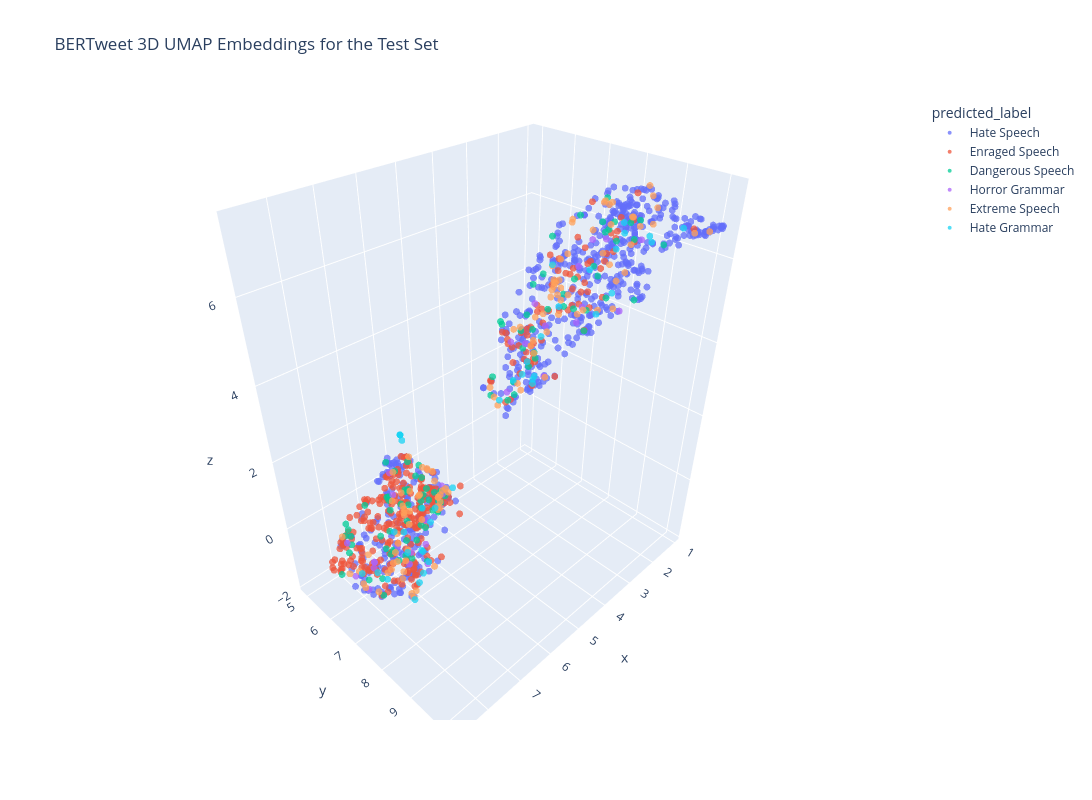

The cell this chart's notebook holds for it:
### Code cell
fig = px.scatter_3d(
    df_vis,
    x="x_3d",
    y="y_3d",
    z="z_3d",

    color="predicted_label",

    hover_data={
        "tweet": True,
        "true_label": True,
        "predicted_label": True,
        "x_3d": False,
        "y_3d": False,
        "z_3d": False
    },

    title="BERTweet 3D UMAP Embeddings for the Test Set",
    width=1600,
    height=800
)

fig.update_traces(marker=dict(size=4, opacity=0.75))

fig.update_layout(
    scene=dict(
        xaxis_title="x",
        yaxis_title="y",
        zaxis_title="z"
    )
)
# Save visualization
fig.write_html("../reports/figures/embeddings_3d.html", include_plotlyjs="cdn")

fig.show()

### Figure 1 — Plotly figure (JSON) as saved in the notebook; plotly's stock layout.template omitted (floating-point values rounded to 4 significant figures; data arrays with more than 128 entries replaced by an {"elided": "..."} marker saying what was removed)
{"data": [{"customdata": {"elided": "671x3 str values"}, "hovertemplate": "predicted_label=%{customdata[2]}<br>tweet=%{customdata[0]}<br>true_label=%{customdata[1]}<extra></extra>", "legendgroup": "Hate Speech", "marker": {"color": "#636efa", "opacity": 0.75, "size": 4, "symbol": "circle"}, "mode": "markers", "name": "Hate Speech", "scene": "scene", "showlegend": true, "type": "scatter3d", "x": {"elided": "671 float values"}, "y": {"elided": "671 float values"}, "z": {"elided": "671 float values"}}, {"customdata": {"elided": "301x3 str values"}, "hovertemplate": "predicted_label=%{customdata[2]}<br>tweet=%{customdata[0]}<br>true_label=%{customdata[1]}<extra></extra>", "legendgroup": "Enraged Speech", "marker": {"color": "#EF553B", "opacity": 0.75, "size": 4, "symbol": "circle"}, "mode": "markers", "name": "Enraged Speech", "scene": "scene", "showlegend": true, "type": "scatter3d", "x": {"elided": "301 float values"}, "y": {"elided": "301 float values"}, "z": {"elided": "301 float values"}}, {"customdata": {"elided": "95x3 str values"}, "hovertemplate": "predicted_label=%{customdata[2]}<br>tweet=%{customdata[0]}<br>true_label=%{customdata[1]}<extra></extra>", "legendgroup": "Dangerous Speech", "marker": {"color": "#00cc96", "opacity": 0.75, "size": 4, "symbol": "circle"}, "mode": "markers", "name": "Dangerous Speech", "scene": "scene", "showlegend": true, "type": "scatter3d", "x": [2.501, 4.035, 4.523, 4.453, 4.116, 7.555, 4.658, 3.4, 3.578, 3.958, 4.141, 6.652, 5.946, 7.876, 6.837, 4.733, 5.595, 1.889, 8.243, 8.063, 4.788, 6.197, 2.536, 6.191, 2.154, 3.271, 2.501, 7.218, 8.035, 6.139, 2.417, 1.896, 6.335, 3.593, 3.861, 6.748, 3.662, 6.733, 3.015, 6.085, 8.161, 5.599, 4.615, 7.612, 8.499, 7.391, 6.982, 5.168, 2.97, 6.893, 6.357, 6.213, 6.492, 3.75, 2.077, 6.686, 3.052, 5.601, 6.425, 7.677, 7.026, 6.085, 4.504, 6.314, 3.676, 8.133, 5.179, 5.383, 6.27, 5.427, 7.558, 6.079, 1.844, 4.258, 2.985, 6.712, 8.066, 4.424, 7.301, 6.835, 6.822, 6.67, 5.389, 3.607, 5.905, 4.322, 7.329, 8.163, 2.113, 3.213, 6.176, 6.618, 6.831, 3.141, 6.51], "y": [8.317, 8.555, 7.327, 7.614, 7.838, 5.887, 7.846, 8.886, 7.425, 7.8, 8.919, 6.119, 6.559, 6.703, 7.084, 7.723, 6.117, 8.631, 6.235, 5.855, 7.248, 6.222, 8.257, 6.159, 8.046, 8.551, 9.736, 6.532, 6.406, 5.571, 7.572, 8.506, 5.467, 8.219, 7.856, 6.465, 7.406, 6.139, 8.984, 5.959, 5.917, 5.482, 7.13, 6.807, 6.015, 6.311, 6.081, 5.744, 7.293, 5.905, 5.621, 6.36, 5.307, 7.229, 7.77, 5.532, 8.802, 5.79, 6.641, 7.025, 5.566, 5.469, 7.266, 6.089, 9.334, 5.912, 5.79, 6.004, 6.875, 5.959, 6.243, 6.718, 8.053, 7.794, 9.527, 7.009, 5.91, 7.786, 6.538, 6.481, 5.688, 5.587, 5.453, 8.829, 5.438, 7.935, 7.219, 5.881, 8.882, 7.46, 7.133, 6.859, 6.623, 8.097, 7.075], "z": [6.473, 5.684, 4.718, 3.365, 4.636, 0.5862, 3.233, 5.974, 3.664, 3.836, 5.53, -1.025, -0.1955, -1.57, 1.037, 3.058, -0.6571, 6.225, 0.32, 0.1392, 2.993, -0.1501, 6.687, -0.7834, 7.044, 4.549, 6.614, -0.9992, -1.146, -0.07886, 6.615, 6.561, 0.647, 5.126, 5.832, 0.4593, 5.379, -1.485, 6.622, 0.6388, -0.5029, 0.4141, 3.351, -0.2966, -0.8999, -0.6421, 1.655, -0.6261, 6.225, 0.4419, -0.3197, 0.9076, -0.3095, 3.768, 5.403, 0.05767, 6.822, -0.553, 0.678, 0.04491, -0.9997, -0.1127, 4.753, -1.274, 5.748, 0.4042, -0.4939, -0.647, 0.803, -0.5922, -1.599, -0.04544, 6.442, 5.02, 5.527, 0.0719, -0.3096, 4.707, -0.5899, 0.00803, -0.8878, -0.3446, -0.5097, 5.268, 0.6771, 3.845, -0.3375, 0.03105, 6.774, 4.638, 0.7975, -1.228, 1.082, 5.559, 0.5265]}, {"customdata": [["hey libtards if you're an illegalaliens and you commit a crime such as this in the usa there should be no trial. you should be publicly returned to society and we the people should be able to decide your punishment.", "Hate Speech", "Horror Grammar"], ["well explained for the typical lunatics doing a great job you are the hero. exposed the real criminals time for arrests. get it done. arrest them", "Hate Speech", "Horror Grammar"], ["it's not just the uk!!! police arrest man in michigan for facebook post. banislaminamerica", "Hate Speech", "Horror Grammar"], ["time to revoke visas and deport these anti-american agitators!", "Hate Speech", "Horror Grammar"], ["no. 1 it\\'s an hispanic act\\ written by hispanics\\ written for hispanics\\ and even given an hispanic name!!! get these people out of our government!!! noamnesty", "Hate Speech", "Horror Grammar"], ["also deport the so-called americans if they want to live under sharia.", "Hate Speech", "Horror Grammar"], ["great day to deport some illegals it sounds like!", "Hate Speech", "Horror Grammar"], ["if youre angry your job doesnt pay enough or your bills keep going up\\ remember that felon trump got $38b 2 over pay 4 warehouses across the us 2 be used as prisons 4 illegal /dhs agents 2 hold ppl in inhumane conditions while violating their rights", "Hate Speech", "Horror Grammar"], ["streamline it &amp; impeach the judges! deport the entire class of illegals! if they came illegally the need to go! no amnesty! quit rewarding criminals!", "Hate Speech", "Horror Grammar"], ["yes. i think all the ilegals need to be deported immediately\\ and any judge that interferes with or any congressman that interferes with funding ice... they need to be removed from their position or jailed", "Hate Speech", "Horror Grammar"], ["nah, hes blessing the usa ice agency that is arresting and deporting millions of illegals trump2025", "Hate Speech", "Horror Grammar"], ["they should all be deported and put in jail in pakistan.", "Hate Speech", "Horror Grammar"], ["do the millions of mass deportations we voted for\\ end opt\\ end h4 chain migration visas and end this stupid fucking war with iran. we voted for peace not war! americafirst", "Extreme Speech", "Horror Grammar"], ["ohh wow! demtards, read it and weep. we could have partnered to deport your beloved criminals, but nah, could even afford to loose their cheating votes. so now???", "Hate Speech", "Horror Grammar"], ["yup! securetheborders enforceimmigrationlaws selfdeport the democrats should be encouraging illegal aliens to self-deport. if deports them they are banned for life and if they re-enter it is a felony.", "Horror Grammar", "Horror Grammar"], ["\"u.s. immigration and customs enforcement has said they\\'re going to arrest \\\"dissenters\\\" who criticize . ok\\ ice. fuck you. come and get me.", "Hate Speech", "Horror Grammar"], ["winning! how dare these losers with their false sense of entitlement! we can't get rid of them fast enough.", "Hate Speech", "Horror Grammar"], ["hamas men women children convicted in killing jews sentenced to 1111 years to life in prison and to death in the future $spy", "Hate Speech", "Horror Grammar"], ["the doublestandards are outrageous! members of the leftwaffe seems to think they have the right to be violent or even kill people they disagree with!", "Hate Speech", "Horror Grammar"], ["defund now. time to fire these thugs who brutalize &amp; terrorize americans across our country. they\\'ve killed people in minnesota &amp; all is forgiven. this is s gestapo he\\'s america\\'s hitler degenerate", "Hate Speech", "Horror Grammar"], ["stop them from enforcing decades-old laws to remove criminal illegals? try again, crazy grandpa!", "Hate Speech", "Horror Grammar"], ["that\\'s rich coming from who was probably both aware of &amp; involved in a massive $billion fraud scheme in mn run by mostly somalis. used the funds &amp; now needs more to find &amp; deport the millions of illegal aliens biden\\'s open borders let in &amp; democrats gave sanctuary.", "Horror Grammar", "Horror Grammar"], ["we are a nation that's tired of this bs. we are *done* playing with these criminals.", "Hate Speech", "Horror Grammar"], ["\"\\\"ice officer who shot minnesota protester reassigned amid stalled investigation\\\" minnesota justiceforreneegood\"", "Hate Speech", "Horror Grammar"], ["more immigrants and old libtards killing and destroying the lives of our own.", "Hate Speech", "Horror Grammar"], ["muslims hate us christians n want to eradicate us....the sooner everyone finally figures that out the faster we can get these ppl outta here!!", "Hate Grammar", "Horror Grammar"], ["and so do fake republicans like maria salazar! kick her out of the party! they all must go! no amnesty!", "Enraged Speech", "Horror Grammar"], ["hopefully this is hezbollahs last stand in southern lebanon and the idf can clear them out of bint jbeil, fuckhezbollah", "Enraged Speech", "Horror Grammar"], ["you never mention hamas are paid by iran to kill jews. theyve been in charge of gaza since 2004. they oppress the people, palestine is not a people. hamas / iran has attacked israel for 47 years, oct 7th was done in name of islam who scripture say to kill jews and christians", "Hate Speech", "Horror Grammar"], ["they shouldn't even be in your country. your government has failed the japanese people.", "Hate Speech", "Horror Grammar"], ["and if you don\\'t deport illegals they will get amnesty or a service industry job. stop with the bull. just", "Hate Speech", "Horror Grammar"]], "hovertemplate": "predicted_label=%{customdata[2]}<br>tweet=%{customdata[0]}<br>true_label=%{customdata[1]}<extra></extra>", "legendgroup": "Horror Grammar", "marker": {"color": "#ab63fa", "opacity": 0.75, "size": 4, "symbol": "circle"}, "mode": "markers", "name": "Horror Grammar", "scene": "scene", "showlegend": true, "type": "scatter3d", "x": [5.453, 6.818, 2.93, 2.53, 6.76, 3.497, 3.626, 7.533, 7.169, 6.269, 4.2, 1.856, 7.489, 8.177, 5.567, 8.384, 4.691, 6.678, 5.61, 8.148, 3.68, 7.939, 3.897, 7.036, 4.068, 5.485, 4.076, 7.253, 6.867, 3.186, 3.792], "y": [6.175, 7.134, 8.336, 8.381, 6.433, 8.467, 8.73, 5.927, 6.465, 6.452, 7.286, 8.789, 5.872, 6.591, 5.759, 6.436, 7.66, 6.924, 6.351, 5.868, 7.24, 6.536, 8.821, 6.26, 7.836, 6.023, 8.156, 6.616, 6.456, 9.338, 7.923], "z": [-0.2014, -0.9648, 6.441, 6.351, -1.134, 6.078, 5.31, -1.276, -0.622, -0.3693, 4.137, 6.255, -1.357, -1.205, 0.4154, -0.7199, 3.227, -0.5608, 0.2704, -0.2279, 3.858, -0.7119, 5.097, 1.478, 5.225, -0.7439, 4.829, 1.181, -1.451, 5.283, 3.351]}, {"customdata": {"elided": "106x3 str values"}, "hovertemplate": "predicted_label=%{customdata[2]}<br>tweet=%{customdata[0]}<br>true_label=%{customdata[1]}<extra></extra>", "legendgroup": "Extreme Speech", "marker": {"color": "#FFA15A", "opacity": 0.75, "size": 4, "symbol": "circle"}, "mode": "markers", "name": "Extreme Speech", "scene": "scene", "showlegend": true, "type": "scatter3d", "x": [6.22, 3.822, 1.69, 2.359, 3.674, 5.803, 5.705, 4.275, 4.002, 6.908, 8.1, 6.535, 6.143, 3.996, 4.03, 4.014, 5.622, 2.861, 4.833, 1.915, 6.551, 5.989, 6.607, 5.873, 5.467, 6.203, 6.234, 3.727, 3.492, 4.704, 7.489, 2.83, 6.426, 2.565, 7.3, 5.778, 7.833, 6.88, 5.667, 3.537, 2.922, 7.171, 5.658, 3.76, 8.356, 3.819, 7.441, 1.08, 5.476, 2.566, 7.411, 4.041, 2.23, 1.215, 3.624, 3.398, 1.558, 7.027, 7.002, 8.102, 3.487, 7.146, 4.774, 3.866, 6.299, 6.917, 3.835, 3.757, 2.598, 2.016, 7.332, 5.186, 8.237, 4.011, 8.35, 7.557, 3.446, 7.376, 7.264, 4.431, 3.019, 6.768, 1.868, 3.2, 3.795, 3.709, 5.871, 5.899, 2.0, 3.409, 2.106, 5.091, 6.357, 6.593, 4.132, 3.698, 2.366, 2.919, 7.857, 5.62, 1.771, 3.053, 7.416, 4.001, 6.971, 1.7], "y": [5.53, 7.532, 8.73, 8.34, 7.503, 6.374, 5.951, 7.681, 8.455, 6.458, 6.241, 6.281, 7.221, 8.306, 7.826, 8.278, 6.196, 9.225, 7.512, 8.542, 5.542, 5.944, 6.045, 6.578, 5.905, 6.164, 5.537, 7.977, 9.403, 7.135, 6.962, 8.249, 7.351, 9.011, 6.399, 5.653, 6.199, 6.463, 6.094, 9.055, 7.579, 6.742, 5.88, 7.996, 6.052, 7.199, 6.329, 9.56, 5.986, 7.478, 6.456, 8.305, 9.268, 9.966, 7.941, 7.909, 8.752, 6.171, 6.849, 6.318, 9.388, 6.579, 7.34, 8.803, 5.655, 6.13, 7.995, 8.86, 7.514, 8.004, 6.77, 5.745, 6.368, 8.409, 6.121, 6.915, 8.125, 7.222, 7.18, 7.585, 7.556, 7.321, 7.969, 9.003, 7.961, 7.763, 5.971, 6.602, 7.854, 9.527, 7.961, 5.866, 5.888, 6.431, 7.445, 7.968, 9.058, 7.771, 6.477, 6.2, 7.766, 7.641, 7.206, 7.764, 6.304, 8.981], "z": [-0.8478, 3.98, 7.35, 6.603, 3.719, -0.2708, 0.598, 3.092, 5.774, 0.9228, -1.353, 0.6351, 0.9428, 5.826, 4.891, 5.745, -0.2023, 6.574, 2.87, 6.698, -0.1432, -0.8787, 0.05548, 0.0594, 0.06826, 0.1912, -0.7501, 6.006, 6.07, 3.107, 0.07709, 6.592, 1.249, 6.998, -1.123, -0.3519, -0.5997, -0.9408, 0.6141, 5.328, 4.804, -0.8899, 0.573, 5.324, 0.252, 4.326, -1.419, 6.396, -0.8422, 6.473, -1.221, 5.853, 6.829, 6.586, 5.65, 6.026, 7.112, -1.453, 0.6705, -1.432, 5.463, -1.414, 2.982, 5.267, -0.5012, -0.6002, 4.525, 5.34, 6.559, 6.849, -1.366, -0.672, -0.7278, 5.932, -0.9109, -0.1995, 6.225, -1.628, -1.523, 4.661, 4.96, -0.949, 6.854, 6.191, 3.341, 4.826, 0.7908, -0.1015, 6.857, 6.262, 6.946, -0.4402, -0.8343, 1.789, 3.098, 5.452, 6.765, 4.998, -1.65, -0.1844, 5.615, 4.518, -1.473, 4.29, 1.484, 6.953]}, {"customdata": [["mass deport all islam swine now stopmulticulturalism banmuslim bankurdis banmosque banblm banblacks banjews savejapan protectjapan saveshinto savebuddhist and mass burn all mosques and mass abortion all islam babies", "Hate Grammar", "Hate Grammar"], ["stay away is far away cause it's a gay boycottunilever", "Hate Speech", "Hate Grammar"], ["we still need to root out embedded by tras in so many sporting bodies &amp; institutions - good luck taking every last one to court savewomenssports sexnotgender notoselfid restoresafeguarding getthexyout", "Hate Grammar", "Hate Grammar"], ["get them all outta here!", "Hate Speech", "Hate Grammar"], ["how many more times must they tell us the truth before we take them seriously and send them back where they came from?", "Hate Grammar", "Hate Grammar"], ["did we deport all illegals yet ?", "Hate Grammar", "Hate Grammar"], ["the holy name christ jesus save temer and family. jesus save trump. jesus save uk. jesus save france. jesus save brazil. jesus save world. nonazis. . noterror. nowar. nocommunism. nosocialism. nocorrupt. nolula. nofakepolice. brasil", "Hate Speech", "Hate Grammar"], ["mass deport all islam swine now stopmulticulturalism banmuslim bankurdis banmosque saveshinto savebuddhist savejapan protectjapan banjews and ban this arabic stuff and mass burn quran and arabic languages are disgusting", "Hate Grammar", "Hate Grammar"], ["if they cant respect our laws and our way of life then theyre not welcome here", "Hate Grammar", "Hate Grammar"], ["look at this parasite they face are disgusting and mass deport all islam swine now stopmulticulturalism banmuslim bankurdis banmosque saveshinto savebuddhist savejapan protectjapan banjews", "Hate Grammar", "Hate Grammar"], ["send them back with they belong. these people refuse to assimilate, and their beliefs are incompatible with ours.", "Hate Grammar", "Hate Grammar"], ["they never adapt. deport them. oppose them. do not buy from them, do not be nice to them.", "Hate Grammar", "Hate Grammar"], ["be as racist as fucking possible and dont listen to any woke leftist dei agent or cooperate retard billionaires telling you any different! fuckindia fuckafrica fuckislam everyone get tf out of my country that isnt white and english!", "Hate Grammar", "Hate Grammar"], ["south asian communist c31nk fuck off with your bullshit propaganda hope they never let china in na again. keep the chinese the fuck out! 51ststates", "Hate Speech", "Hate Grammar"], ["she hates america so goodbye!! send her back to somalia where she says it's so much better!!", "Hate Speech", "Hate Grammar"], ["mass deport all islam swine now stopmulticulturalism banmuslim bankurdis banmosque saveshinto savebuddhist savejapan protectjapan banjews and mass abortions all islam babies and mass burn all mosques to the ground", "Hate Grammar", "Hate Grammar"], ["lgbt+ community should be eliminated from this world as they aren't contributing anything to thier nations. in the recent future, you will be either member/supporter of lgbtq or will be isolated from other society. we have to say weareallidrissa", "Hate Grammar", "Hate Grammar"], ["there's no way in hell i'd tolerate that... they're building themselves a city down in texas too. and i mean all of them. if they can't assimilate, get them out. naturalized or not, i don't care at this point. they've got to go.", "Hate Grammar", "Hate Grammar"], ["ch7nks certainly dont deserve to use our platform. i suggest to ban all the ccp shills from using x and to deport these people from the states. deport these ccp-loving chinese. they dont deserve to be on our soil. deportchinese", "Hate Speech", "Hate Grammar"], ["iranian people and anyone who condemns the terrorism in the world has to ban chinese products as china has been a supporter of the islamic regime for long and now is sending them missiles. iranmassacre iranianrevolution2026 r2pforlran", "Hate Speech", "Hate Grammar"], ["mass deport all islam swine now stopmulticulturalism banmuslim bankurdis banmosque saveshinto savebuddhist savejapan protectjapan banjews and mass abortions all islam babies and mass burn all mosques to the ground and mass burn quran", "Hate Grammar", "Hate Grammar"], ["where is the other part of the promise? . not thug moves by ice just deport them", "Horror Grammar", "Hate Grammar"], ["mass deportations now! if the country is to be saved, millions must be deported. this is a national emergency.", "Hate Grammar", "Hate Grammar"], ["the chinese government is coming for us and our children we need to preserve our american life by kicking out all the communist", "Hate Speech", "Hate Grammar"], ["agreed. we need to deport all every single illegal alien. every. single. one.", "Hate Grammar", "Hate Grammar"], ["arrest and deport all of these terrorists.", "Hate Grammar", "Hate Grammar"], ["no more indians! endopt endh1b", "Hate Speech", "Hate Grammar"], ["we need to get rid of the transatlantic flights and replace them with straight ones immediately! dei in aviation did enough damage already. stopdei maga", "Dangerous Speech", "Hate Grammar"], ["get the f'k out liberalism migrants not welcome", "Hate Speech", "Hate Grammar"], ["these two cunts are core the of the jihadist terrorism in america, deport them with entire family line!", "Hate Grammar", "Hate Grammar"], ["this is a problem! get them out of our country!", "Hate Grammar", "Hate Grammar"], ["deport them all is now my new favorite hashtag", "Hate Grammar", "Hate Grammar"], ["get the fck out of the usa and go live in a country where your ridiculous delusional religious views fit in. we dont want you here. islamic_terrorists_organization stopimportingislam stopsharialaw educateyourselfonislam wakeupamerica", "Hate Speech", "Hate Grammar"], ["i love the extra touch of sympathy about his child having medical issues. how about all the people you killed? get out of canada should have deported him years ago canada ontario", "Hate Speech", "Hate Grammar"], ["we can, should and must pray that they find jesus, but we must also kick them out of our western countries, before we can't! wakeuptoislam", "Hate Grammar", "Hate Grammar"], ["politics. these foreigners among us ilhan omar. deport them all, they should not be a member of congress, her country would not allow us as americans to be a part of their government. truth illhan", "Horror Grammar", "Hate Grammar"], ["finally! should never have been allowed in the 1st place! lgbtpropoganda", "Hate Speech", "Hate Grammar"], ["way past time. ban islam and deport them all. it's not a religion! it's a barbaric, terrorist ideology and they have made it clear, by their chanting and yelling as well as historical evidence proves, they have zero interest in assimilating into western culture.", "Hate Grammar", "Hate Grammar"], ["some of us have been saying this for decades! islam doesn't belong in western civilization. banislaminamerica", "Hate Speech", "Hate Grammar"], ["send them all back.", "Hate Speech", "Hate Grammar"]], "hovertemplate": "predicted_label=%{customdata[2]}<br>tweet=%{customdata[0]}<br>true_label=%{customdata[1]}<extra></extra>", "legendgroup": "Hate Grammar", "marker": {"color": "#19d3f3", "opacity": 0.75, "size": 4, "symbol": "circle"}, "mode": "markers", "name": "Hate Grammar", "scene": "scene", "showlegend": true, "type": "scatter3d", "x": [5.647, 3.261, 6.133, 2.017, 5.403, 1.672, 5.495, 5.643, 4.319, 5.701, 4.687, 4.035, 6.629, 7.001, 4.187, 5.643, 6.552, 7.163, 8.054, 6.423, 5.643, 3.721, 4.378, 6.775, 4.289, 3.835, 1.771, 6.062, 2.931, 4.253, 3.444, 2.682, 7.055, 7.779, 7.662, 7.125, 3.448, 7.404, 4.052, 1.582], "y": [4.868, 8.569, 6.473, 9.83, 6.516, 8.926, 5.893, 4.867, 8.113, 5.005, 7.42, 7.815, 6.685, 6.147, 7.946, 4.869, 6.634, 7.204, 6.17, 5.724, 4.869, 9.162, 7.806, 7.122, 7.458, 8.285, 8.11, 6.094, 9.095, 7.835, 9.297, 8.888, 7.244, 6.797, 6.227, 6.795, 7.737, 7.291, 8.024, 8.804], "z": [1.064, 5.961, -0.5101, 6.846, 0.1829, 6.189, -0.8351, 1.061, 3.68, 0.9947, 2.892, 3.332, -0.97, -0.4672, 3.351, 1.061, -1.11, -1.297, -1.093, -1.17, 1.059, 5.344, 3.612, -0.9357, 3.256, 5.236, 5.815, -0.3409, 6.795, 3.895, 5.758, 6.885, -1.021, -1.014, -1.318, -0.6051, 5.866, -1.632, 4.512, 6.261]}], "layout": {"height": 800, "legend": {"title": {"text": "predicted_label"}, "tracegroupgap": 0}, "scene": {"domain": {"x": [0, 1], "y": [0, 1]}, "xaxis": {"title": {"text": "x"}}, "yaxis": {"title": {"text": "y"}}, "zaxis": {"title": {"text": "z"}}}, "title": {"text": "BERTweet 3D UMAP Embeddings for the Test Set"}, "width": 1600}}
